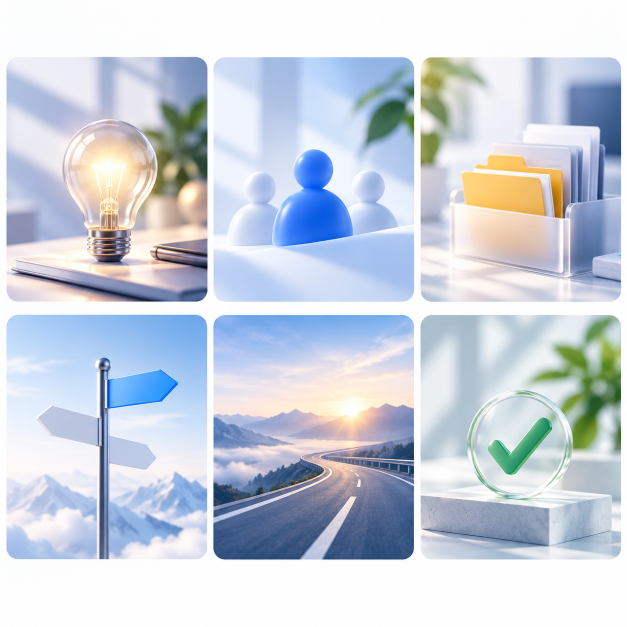
#> input picture img/src_tiles.png, 1254 x 1254 px (shown at 1/2 size)
$ python tiles_user.py
#> lines starting #> are read from the running program, lines starting #| are printed output that depends on the picture
# 想法页六宫格背景：从 Enos 提供的设计图 src_tiles.png 裁出六张（内缩 8px 去掉圆角白边），再做柔焦
import numpy as np
from PIL import Image, ImageFilter, ImageEnhance
im = Image.open('src_tiles.png').convert('RGB')
#> im is the input picture: PIL image 1254x1254 RGB; mean R, G, B 201.3, 209.2, 221.1
X = [(13, 415), (427, 828), (841, 1243)]; Y = [(114, 604), (630, 1119)]
K = ['all', 'cocreate', 'triage', 'awaiting', 'planned', 'finished']
for i, k in enumerate(K):
    x0, x1 = X[i % 3]; y0, y1 = Y[i // 3]; c = im.crop((x0 + 8, y0 + 8, x1 - 8, y1 - 8))
    # 和记录想法页卡片一致：柔焦 + 轻微提亮去对比，主体可辨但不抢字
    c = c.filter(ImageFilter.GaussianBlur(2.6)); c = ImageEnhance.Contrast(c).enhance(.88); c = Image.blend(c, Image.new('RGB', c.size, (246, 248, 252)), .08)
    # 统一色调：六张都压成同一套冷蓝灰（与记录想法页一致），避免五颜六色
    a = np.asarray(c).astype(float) / 255; L = (a @ [.299, .587, .114])[..., None]
    duo = np.array([62, 86, 132]) / 255 * (1 - L) + np.array([246, 248, 252]) / 255 * L
    c = Image.fromarray((np.clip(a * .16 + duo * .84, 0, 1) * 255).astype('uint8'))
    c.save('it_' + k + '.jpg', quality=84, optimize=True, progressive=True); print(k, c.size)
#> this loop made 6 passes
#| all (386, 474)
#| cocreate (385, 474)
#| triage (386, 474)
#| awaiting (386, 473)
#| planned (385, 473)
#| finished (386, 473)
#> pass 1, `c = im.crop((x0 + 8, y0 + 8, x1 - 8, y1 - 8))`:
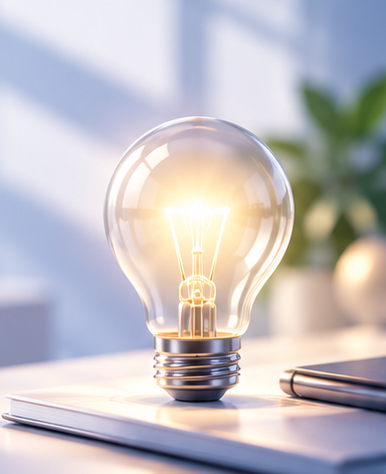
#> c: PIL image 386x474 RGB; mean R, G, B 193.3, 189.3, 193.8
#> pass 1, `c = c.filter(ImageFilter.GaussianBlur(2.6))`:
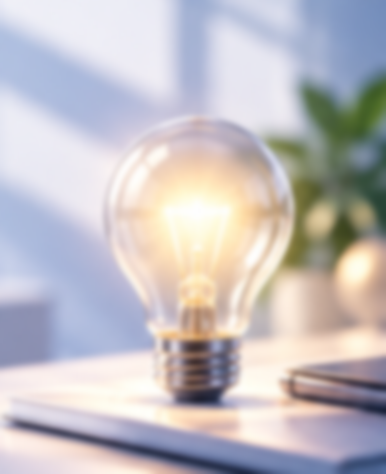
#> c: PIL image 386x474 RGB; mean R, G, B 193.3, 189.3, 193.8
#> pass 1, `c = Image.blend(c, Image.new('RGB', c.size, (246, 248, 252)), 0.08)`:
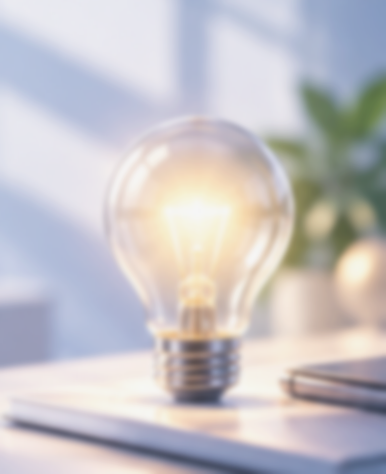
#> c: PIL image 386x474 RGB; mean R, G, B 196.4, 193.3, 197.3
#> after the loop:
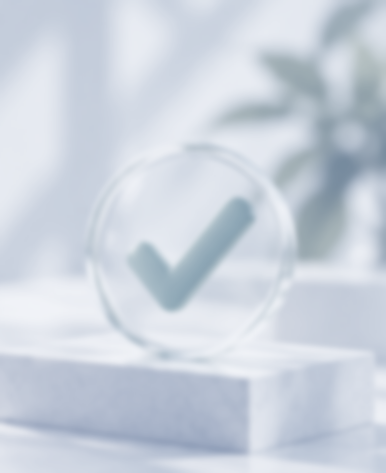
#> c: PIL image 386x473 RGB; mean R, G, B 202.6, 210.6, 221.6
